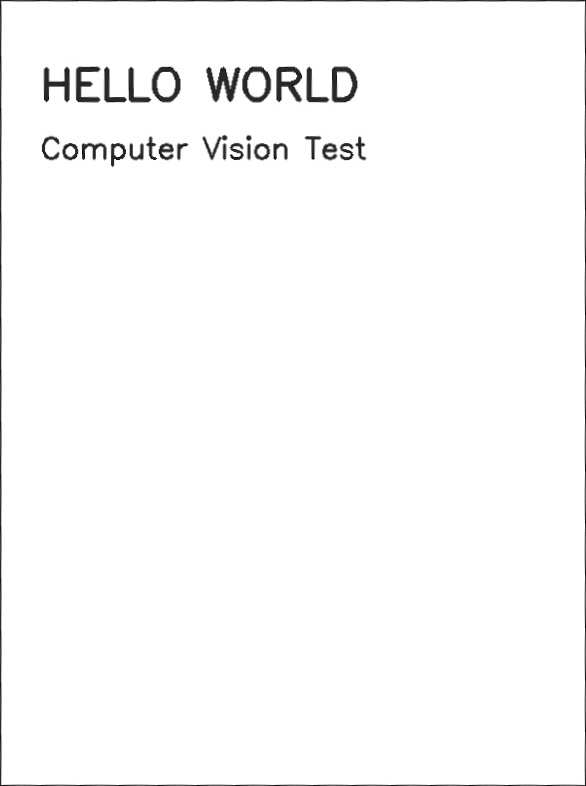
#> input picture assets/screenshots/1_warped.jpg, 586 x 786 px
$ python main.py -i ../assets/screenshots/1_warped.jpg
#> lines starting #> are read from the running program, lines starting #| are printed output that depends on the picture; after the words box and inside, x2 and y2 are one past the last pixel; in counts of white or black regions, pixels touching at a corner belong together
### src/document_detector.py
"""
document_detector.py
---------------------
Module 1: Document Detection & Perspective Correction.

Responsible for:
    * Locating the largest quadrilateral (document-like) contour in an image
    * Ordering its four corner points consistently (TL, TR, BR, BL)
    * Computing a perspective (homography) transform and warping the image
      into a flat, top-down view of the document.

Concepts used (CSE3010 syllabus):
    - Edge detection (Canny)              -> Module 3
    - Contour / boundary analysis         -> Module 1/3
    - Homography & perspective transform  -> Module 2
"""

from __future__ import annotations

import logging
from dataclasses import dataclass

import cv2
import numpy as np

logger = logging.getLogger("doc_scanner.detector")


class DocumentNotFoundError(Exception):
    """Raised when no suitable document-like contour can be located."""


@dataclass
class DetectionResult:
    warped: np.ndarray          # perspective-corrected image (BGR)
    corners: np.ndarray         # the 4 ordered corner points used
    original_shape: tuple       # (h, w) of the input image


def _order_points(pts: np.ndarray) -> np.ndarray:
    """Order 4 points as top-left, top-right, bottom-right, bottom-left."""
    rect = np.zeros((4, 2), dtype="float32")
    s = pts.sum(axis=1)
    rect[0] = pts[np.argmin(s)]   # top-left has smallest sum
    rect[2] = pts[np.argmax(s)]   # bottom-right has largest sum

    diff = np.diff(pts, axis=1)
    rect[1] = pts[np.argmin(diff)]  # top-right has smallest difference
    rect[3] = pts[np.argmax(diff)]  # bottom-left has largest difference
    return rect


def _four_point_transform(image: np.ndarray, pts: np.ndarray) -> np.ndarray:
    """Apply a perspective (homography) warp defined by 4 corner points."""
    rect = _order_points(pts)
    (tl, tr, br, bl) = rect

    width_a = np.linalg.norm(br - bl)
    width_b = np.linalg.norm(tr - tl)
    max_width = max(int(width_a), int(width_b))

    height_a = np.linalg.norm(tr - br)
    height_b = np.linalg.norm(tl - bl)
    max_height = max(int(height_a), int(height_b))

    dst = np.array(
        [
            [0, 0],
            [max_width - 1, 0],
            [max_width - 1, max_height - 1],
            [0, max_height - 1],
        ],
        dtype="float32",
    )

    matrix = cv2.getPerspectiveTransform(rect, dst)
    warped = cv2.warpPerspective(image, matrix, (max_width, max_height))
    return warped


def find_document_contour(
    image: np.ndarray,
    canny_low: int = 75,
    canny_high: int = 200,
    approx_epsilon_ratio: float = 0.02,
) -> np.ndarray | None:
    """Locate the largest 4-point contour in the image, or None if not found."""
    gray = cv2.cvtColor(image, cv2.COLOR_BGR2GRAY)
    blurred = cv2.GaussianBlur(gray, (5, 5), 0)
    edged = cv2.Canny(blurred, canny_low, canny_high)
    edged = cv2.dilate(edged, np.ones((3, 3), np.uint8), iterations=1)

    contours, _ = cv2.findContours(
        edged.copy(), cv2.RETR_LIST, cv2.CHAIN_APPROX_SIMPLE
    )
    contours = sorted(contours, key=cv2.contourArea, reverse=True)[:5]

    for contour in contours:
        perimeter = cv2.arcLength(contour, True)
        approx = cv2.approxPolyDP(contour, approx_epsilon_ratio * perimeter, True)
        if len(approx) == 4:
            return approx.reshape(4, 2).astype("float32")

    return None


def detect_and_warp(
    image: np.ndarray,
    resize_height: int = 800,
    fallback_to_full_frame: bool = True,
) -> DetectionResult:
    """
    Full Module 1 pipeline: detect the document boundary and produce a
    perspective-corrected, top-down image.

    If fallback_to_full_frame is True and no 4-point contour is found,
    the whole image is used (so downstream modules still get an input) —
    this keeps the pipeline robust (non-functional requirement: reliability).
    """
    if image is None or image.size == 0:
        raise DocumentNotFoundError("Input image is empty or could not be read.")

    original_shape = image.shape[:2]
    ratio = image.shape[0] / float(resize_height)
    resized = cv2.resize(image, (int(image.shape[1] / ratio), resize_height))

    contour = find_document_contour(resized)

    if contour is None:
        logger.warning("No 4-point document contour found.")
        if not fallback_to_full_frame:
            raise DocumentNotFoundError(
                "Could not locate a document boundary in the image."
            )
        h, w = original_shape
        corners = np.array([[0, 0], [w, 0], [w, h], [0, h]], dtype="float32")
        warped = image.copy()
        return DetectionResult(warped=warped, corners=corners, original_shape=original_shape)

    # Scale contour back up to original image resolution
    full_res_corners = contour * ratio
    warped = _four_point_transform(image, full_res_corners)

    logger.info("Document contour found; perspective correction applied.")
    return DetectionResult(
        warped=warped, corners=full_res_corners, original_shape=original_shape
    )

### src/enhancer.py
"""
enhancer.py
-----------
Module 2: Image Enhancement & Binarization.

Responsible for:
    * Converting the warped document to grayscale
    * Denoising
    * Adaptive thresholding (binarization) to produce a clean, scanner-like
      black-and-white page, improving downstream OCR accuracy.

Concepts used (CSE3010 syllabus):
    - Image Enhancement / Restoration     -> Module 1
    - Histogram Processing (CLAHE)        -> Module 1
    - Filtering / denoising               -> Module 1
"""

from __future__ import annotations

import logging

import cv2
import numpy as np

logger = logging.getLogger("doc_scanner.enhancer")


def enhance_document(
    image: np.ndarray,
    apply_clahe: bool = True,
    denoise_strength: int = 9,
    adaptive_block_size: int = 25,
    adaptive_c: int = 15,
) -> np.ndarray:
    """
    Enhance a warped document image and binarize it into a clean scan.

    Steps: grayscale -> (optional) CLAHE contrast equalization ->
    denoise -> adaptive threshold.
    """
    if image is None or image.size == 0:
        raise ValueError("enhance_document received an empty image.")

    gray = cv2.cvtColor(image, cv2.COLOR_BGR2GRAY)

    if apply_clahe:
        clahe = cv2.createCLAHE(clipLimit=2.0, tileGridSize=(8, 8))
        gray = clahe.apply(gray)
        logger.debug("Applied CLAHE histogram equalization.")

    denoised = cv2.fastNlMeansDenoising(gray, h=denoise_strength)

    block_size = adaptive_block_size if adaptive_block_size % 2 == 1 else adaptive_block_size + 1
    binarized = cv2.adaptiveThreshold(
        denoised,
        255,
        cv2.ADAPTIVE_THRESH_GAUSSIAN_C,
        cv2.THRESH_BINARY,
        block_size,
        adaptive_c,
    )

    logger.info("Enhancement + binarization complete.")
    return binarized


# [4 lines left out: function sharpen, not called in this run]

### src/ocr_extractor.py
"""
ocr_extractor.py
-----------------
Module 3: OCR Text Extraction & Structured Output.

Responsible for:
    * Running Tesseract OCR over the enhanced/binarized document image
    * Computing basic confidence statistics
    * Emitting structured output (plain text + JSON with per-word metadata)

This module has a single external dependency boundary (pytesseract) so it
can be swapped out (e.g., for a cloud OCR API) without touching Modules 1/2 —
a deliberate modularity / maintainability decision.
"""

from __future__ import annotations

import json
import logging
from dataclasses import dataclass, field

import numpy as np
import pytesseract
from pytesseract import Output

logger = logging.getLogger("doc_scanner.ocr")


@dataclass
class OCRResult:
    text: str
    mean_confidence: float
    word_count: int
    words: list = field(default_factory=list)  # list of dicts: text, conf, bbox

    # [11 lines left out: function to_json, not called in this run]


def extract_text(image: np.ndarray, lang: str = "eng", min_confidence: int = 0) -> OCRResult:
    """
    Run OCR on a (preferably binarized) image and return structured results.
    """
    if image is None or image.size == 0:
        raise ValueError("extract_text received an empty image.")

    raw_text = pytesseract.image_to_string(image, lang=lang).strip()

    data = pytesseract.image_to_data(image, lang=lang, output_type=Output.DICT)

    words = []
    confidences = []
    n = len(data["text"])
    for i in range(n):
        word = data["text"][i].strip()
        conf = float(data["conf"][i])
        if not word or conf < 0:
            continue
        if conf < min_confidence:
            continue
        words.append(
            {
                "text": word,
                "confidence": conf,
                "bbox": {
                    "x": data["left"][i],
                    "y": data["top"][i],
                    "w": data["width"][i],
                    "h": data["height"][i],
                },
            }
        )
        confidences.append(conf)

    mean_conf = sum(confidences) / len(confidences) if confidences else 0.0

    logger.info(
        "OCR complete: %d words extracted, mean confidence %.1f%%",
        len(words),
        mean_conf,
    )

    return OCRResult(
        text=raw_text,
        mean_confidence=mean_conf,
        word_count=len(words),
        words=words,
    )

### src/utils.py
"""
utils.py
--------
Shared utilities: logging configuration and small I/O helpers.
Addresses the non-functional 'logging/monitoring' and 'maintainability'
requirements by centralizing setup instead of repeating it per module.
"""

from __future__ import annotations

import logging
import sys
from pathlib import Path


def setup_logging(log_file: str = "scanner.log", verbose: bool = False) -> None:
    """Configure root logger to write to both console and a log file."""
    level = logging.DEBUG if verbose else logging.INFO

    formatter = logging.Formatter(
        fmt="%(asctime)s | %(levelname)-8s | %(name)s | %(message)s",
        datefmt="%Y-%m-%d %H:%M:%S",
    )

    root = logging.getLogger()
    root.setLevel(level)
    root.handlers.clear()

    console_handler = logging.StreamHandler(sys.stdout)
    console_handler.setFormatter(formatter)
    root.addHandler(console_handler)

    file_handler = logging.FileHandler(log_file, encoding="utf-8")
    file_handler.setFormatter(formatter)
    root.addHandler(file_handler)


def ensure_dir(path: str) -> Path:
    p = Path(path)
    p.mkdir(parents=True, exist_ok=True)
    return p


SUPPORTED_EXTENSIONS = {".jpg", ".jpeg", ".png", ".bmp", ".tiff"}


def is_supported_image(path: str) -> bool:
    return Path(path).suffix.lower() in SUPPORTED_EXTENSIONS

### src/main.py
"""
main.py
-------
Command-line entry point for the Document Scanner + OCR pipeline.

Workflow (matches the report's Process Flow diagram):
    input image
        -> Module 1: document_detector.detect_and_warp()
        -> Module 2: enhancer.enhance_document()
        -> Module 3: ocr_extractor.extract_text()
        -> outputs: warped.jpg, enhanced.jpg, text.txt, result.json

Usage:
    python -m src.main --input path/to/photo.jpg --output-dir results/
    python -m src.main --input path/to/photo.jpg --lang eng --no-clahe
"""

from __future__ import annotations

import argparse
import logging
import sys
import time
from pathlib import Path

import cv2

from src import document_detector, enhancer, ocr_extractor, utils

logger = logging.getLogger("doc_scanner.main")


def build_arg_parser() -> argparse.ArgumentParser:
    parser = argparse.ArgumentParser(
        prog="doc-scanner-ocr",
        description="Scan a photographed document: detect boundary, "
        "correct perspective, enhance, and extract text via OCR.",
    )
    parser.add_argument("--input", "-i", required=True, help="Path to the input image.")
    parser.add_argument(
        "--output-dir", "-o", default="output", help="Directory to write results to."
    )
    parser.add_argument(
        "--lang", default="eng", help="Tesseract language code (default: eng)."
    )
    parser.add_argument(
        "--no-clahe", action="store_true", help="Disable CLAHE contrast enhancement."
    )
    parser.add_argument(
        "--min-confidence",
        type=int,
        default=0,
        help="Minimum per-word OCR confidence (0-100) to keep in structured output.",
    )
    parser.add_argument(
        "--verbose", "-v", action="store_true", help="Enable debug-level logging."
    )
    return parser


def run_pipeline(args: argparse.Namespace) -> int:
    input_path = Path(args.input)
    if not input_path.exists():
        logger.error("Input file does not exist: %s", input_path)
        return 1
    if not utils.is_supported_image(str(input_path)):
        logger.error("Unsupported file type: %s", input_path.suffix)
        return 1

    out_dir = utils.ensure_dir(args.output_dir)

    image = cv2.imread(str(input_path))
    if image is None:
        logger.error("Failed to read image (corrupt file or unsupported codec).")
        return 1

    start = time.time()

    # ---- Module 1: Document Detection & Perspective Correction ----
    try:
        detection = document_detector.detect_and_warp(image)
    except document_detector.DocumentNotFoundError as exc:
        logger.error("Document detection failed: %s", exc)
        return 1

    warped_path = out_dir / "1_warped.jpg"
    cv2.imwrite(str(warped_path), detection.warped)
    logger.info("Module 1 done -> %s", warped_path)

    # ---- Module 2: Image Enhancement & Binarization ----
    enhanced = enhancer.enhance_document(detection.warped, apply_clahe=not args.no_clahe)
    enhanced_path = out_dir / "2_enhanced.jpg"
    cv2.imwrite(str(enhanced_path), enhanced)
    logger.info("Module 2 done -> %s", enhanced_path)

    # ---- Module 3: OCR Text Extraction ----
    try:
        result = ocr_extractor.extract_text(
            enhanced, lang=args.lang, min_confidence=args.min_confidence
        )
    except Exception as exc:  # pytesseract / tesseract runtime errors
        logger.error("OCR extraction failed: %s", exc)
        return 1

    text_path = out_dir / "3_text.txt"
    json_path = out_dir / "3_result.json"
    text_path.write_text(result.text, encoding="utf-8")
    json_path.write_text(result.to_json(), encoding="utf-8")
    logger.info("Module 3 done -> %s, %s", text_path, json_path)

    elapsed = time.time() - start
    print("\n===== Document Scanner + OCR — Summary =====")
    print(f"Input:              {input_path}")
    print(f"Words extracted:    {result.word_count}")
    print(f"Mean OCR confidence:{result.mean_confidence:.1f}%")
    print(f"Time elapsed:       {elapsed:.2f}s")
    print(f"Outputs written to: {out_dir.resolve()}")
    print("=============================================\n")

    return 0


def main() -> None:
    parser = build_arg_parser()
    args = parser.parse_args()
    utils.setup_logging(verbose=args.verbose)
    sys.exit(run_pipeline(args))
#> in run_pipeline, image is the input picture: shape (786, 586, 3); min 5, max 255, mean 250.5
#> in find_document_contour, `edged = cv2.Canny(blurred, canny_low, canny_high)`:
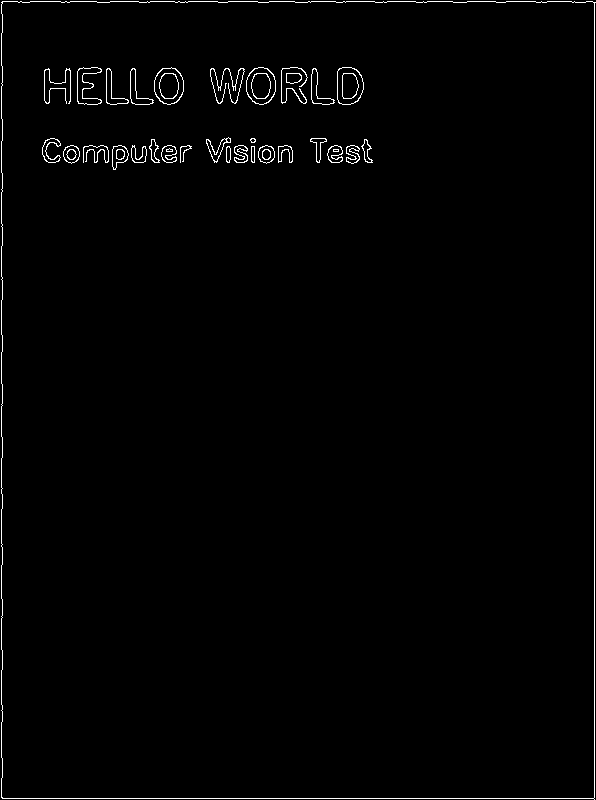
#> edged: shape (800, 596); 1.3% white in thin lines or dots
#> in find_document_contour, `edged = cv2.dilate(edged, np.ones((3, 3), np.uint8), iterations=1)`:
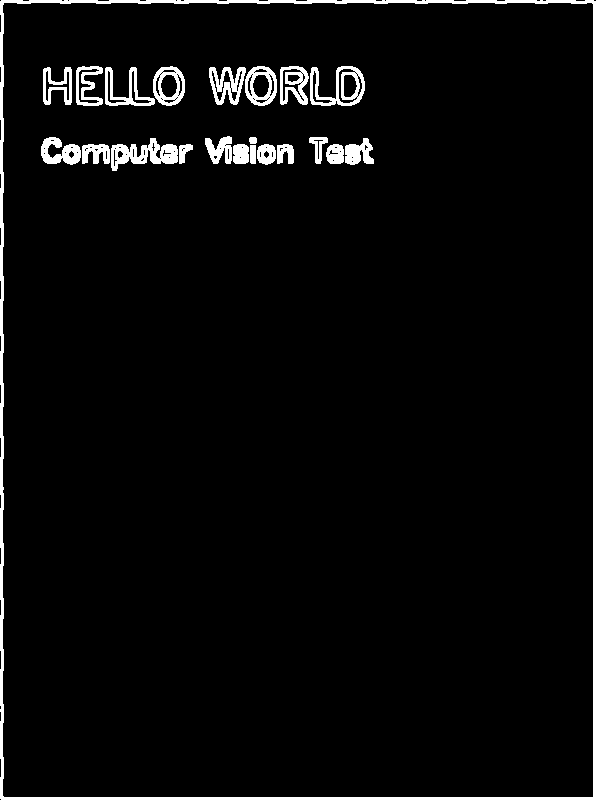
#> edged: shape (800, 596); 3.9% white; 22 white regions
#> in find_document_contour, `contours, _ = cv2.findContours( edged.copy(), cv2.RETR_LIST, cv2.CHAIN..`: contours = 125 contours, 70 with area under 20; largest, box (x1, y1, x2, y2) and area: (0, 0, 596, 800) 475046, (2, 2, 594, 798) 469300, (310, 66, 365, 106) 1358, (111, 138, 178, 171) 1064, (245, 66, 277, 106) 1001
#> in find_document_contour, `contours = sorted(contours, key=cv2.contourArea, reverse=True)[:5]`: contours = 5 contours; box (x1, y1, x2, y2) and area: (0, 0, 596, 800) 475046, (2, 2, 594, 798) 469300, (310, 66, 365, 106) 1358, (111, 138, 178, 171) 1064, (245, 66, 277, 106) 1001
#> the loop in find_document_contour, `for contour in contours:` made 1 pass
#> (perimeter, approx) on pass 1: (2816.1, [[1, 0], [0, 798], [595, 799], [595, 1]])
#> in detect_and_warp, `contour = find_document_contour(resized)`: contour = [[1, 0], [0, 798], [595, 799], [595, 1]]
#> in detect_and_warp, `full_res_corners = contour * ratio`: full_res_corners = [[0.983, 0], [0, 784], [584.6, 785], [584.6, 0.983]]
#> in _order_points, `s = pts.sum(axis=1)`: s = [0.983, 784, 1369.6, 585.6]
#> in _order_points, `diff = np.diff(pts, axis=1)`: diff = [-0.983, 784, 200.4, -583.6]
#> in _four_point_transform, `rect = _order_points(pts)`: rect = [[0.983, 0], [584.6, 0.983], [584.6, 785], [0, 784]]
#> in _four_point_transform, `(tl, tr, br, bl) = rect`: tl = [0.983, 0]; tr = [584.6, 0.983]; br = [584.6, 785]; bl = [0, 784]
#> in _four_point_transform, `width_a = np.linalg.norm(br - bl)`: width_a = 584.6
#> in _four_point_transform, `width_b = np.linalg.norm(tr - tl)`: width_b = 583.6
#> in _four_point_transform, `max_width = max(int(width_a), int(width_b))`: max_width = 584
#> in _four_point_transform, `height_a = np.linalg.norm(tr - br)`: height_a = 784
#> in _four_point_transform, `dst = np.array( [ [0, 0], [max_width - 1, 0], [max_width - 1, max_heig..`: dst = [[0, 0], [583, 0], [583, 783], [0, 783]]
#> in _four_point_transform, `matrix = cv2.getPerspectiveTransform(rect, dst)`: matrix = [[0.999, 0.00125, -0.981], [-0.00168, 1, 0.00165], [-7.26e-09, 2.15e-06, 1]]
#> in enhance_document, `binarized = cv2.adaptiveThreshold( denoised, 255, cv2.ADAPTIVE_THRESH_..`:
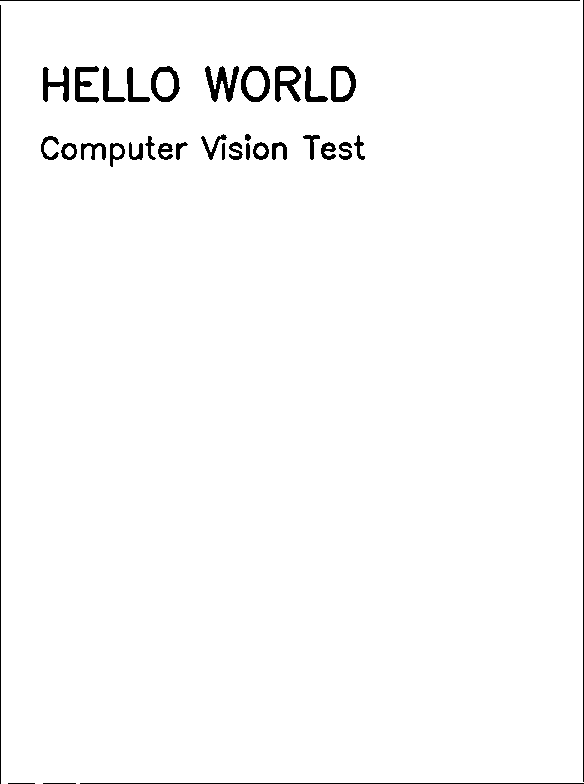
#> binarized: shape (784, 584); 98% white; 35 black regions, largest, box (x1, y1, x2, y2) and area: (583, 0, 584, 782) 782, (0, 5, 1, 784) 779, (0, 0, 580, 1) 580
#> (the call stopped at in extract_text, `raw_text = pytesseract.image_to_string(image, lang=lang).strip()`: pytesseract is not available in this run)


if __name__ == "__main__":
    main()
